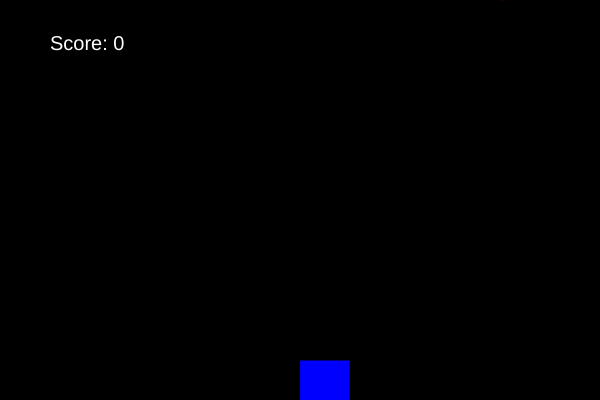
Frame 1 (no input)
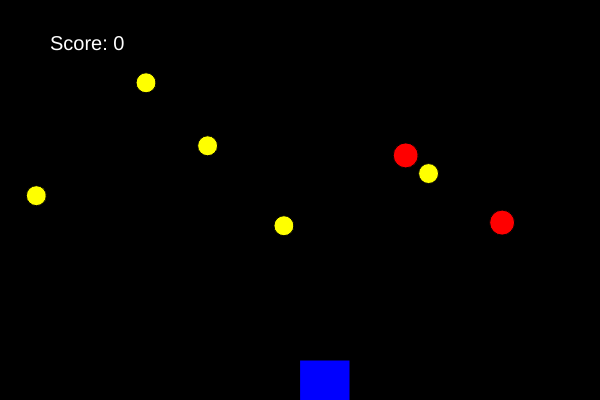
Frame 60 (no input)
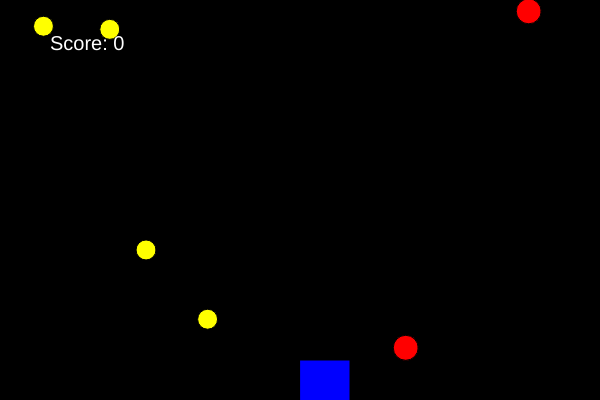
Frame 120 (the mouse pressed at the canvas centre since frame 60)

The p5.js sketch that drew these frames (run headless with seeded random() and noise() and a simulated clock; from frame 60 on, the mouse is pressed at the canvas centre):

// p5.js sketch
// ── sketch.js
let player;
let stars = [];
let bombs = [];
let score = 0;
let gameOver = false;
let playerSize = 50;
let starSize = 20;
let bombSize = 25;

function setup() {
  createCanvas(600, 400);
  player = new Player();
  for (let i = 0; i < 5; i++) {
    stars.push(new Star());
  }
  for (let i = 0; i < 2; i++) {
    bombs.push(new Bomb());
  }
}

function draw() {
  background(0);
  if (gameOver) {
    textSize(32);
    fill(255, 0, 0);
    textAlign(CENTER);
    text("Game Over!", width / 2, height / 2);
    textSize(20);
    text("Final Score: " + score, width / 2, height / 2 + 40);
    return;
  }
  
  player.show();
  player.move();
  
  // Handle stars
  for (let i = stars.length - 1; i >= 0; i--) {
    stars[i].fall();
    stars[i].show();
    if (stars[i].hits(player)) {
      score++;
      stars.splice(i, 1);
      stars.push(new Star());
    } else if (stars[i].offScreen()) {
      stars.splice(i, 1);
      stars.push(new Star());
    }
  }
  
  // Handle bombs
  for (let i = bombs.length - 1; i >= 0; i--) {
    bombs[i].fall();
    bombs[i].show();
    if (bombs[i].hits(player)) {
      gameOver = true;
    } else if (bombs[i].offScreen()) {
      bombs.splice(i, 1);
      bombs.push(new Bomb());
    }
  }

  fill(255);
  textSize(20);
  text("Score: " + score, 50, 50);
}

class Player {
  constructor() {
    this.x = width / 2;
    this.y = height - 40;
    this.xdir = 0;
  }

  show() {
    fill(0, 0, 255);
    rect(this.x, this.y, playerSize, playerSize);
  }

  setDir(dir) {
    this.xdir = dir;
  }

  move() {
    this.x += this.xdir * 5;
    this.x = constrain(this.x, 0, width - playerSize);
  }
}

class Star {
  constructor() {
    this.x = random(width);
    this.y = random(-100, -10);
    this.speed = random(2, 5);
  }

  show() {
    fill(255, 255, 0);
    ellipse(this.x, this.y, starSize, starSize);
  }

  fall() {
    this.y += this.speed;
  }

  offScreen() {
    return this.y > height;
  }

  hits(player) {
    return dist(this.x, this.y, player.x + playerSize / 2, player.y + playerSize / 2) < (starSize + playerSize) / 2;
  }
}

class Bomb {
  constructor() {
    this.x = random(width);
    this.y = random(-100, -10);
    this.speed = random(3, 6);
  }

  show() {
    fill(255, 0, 0);
    ellipse(this.x, this.y, bombSize, bombSize);
  }

  fall() {
    this.y += this.speed;
  }

  offScreen() {
    return this.y > height;
  }

  hits(player) {
    return dist(this.x, this.y, player.x + playerSize / 2, player.y + playerSize / 2) < (bombSize + playerSize) / 2;
  }
}

function keyPressed() {
  if (keyCode === RIGHT_ARROW) {
    player.setDir(1);
  } else if (keyCode === LEFT_ARROW) {
    player.setDir(-1);
  }
}

function keyReleased() {
  player.setDir(0);
}
